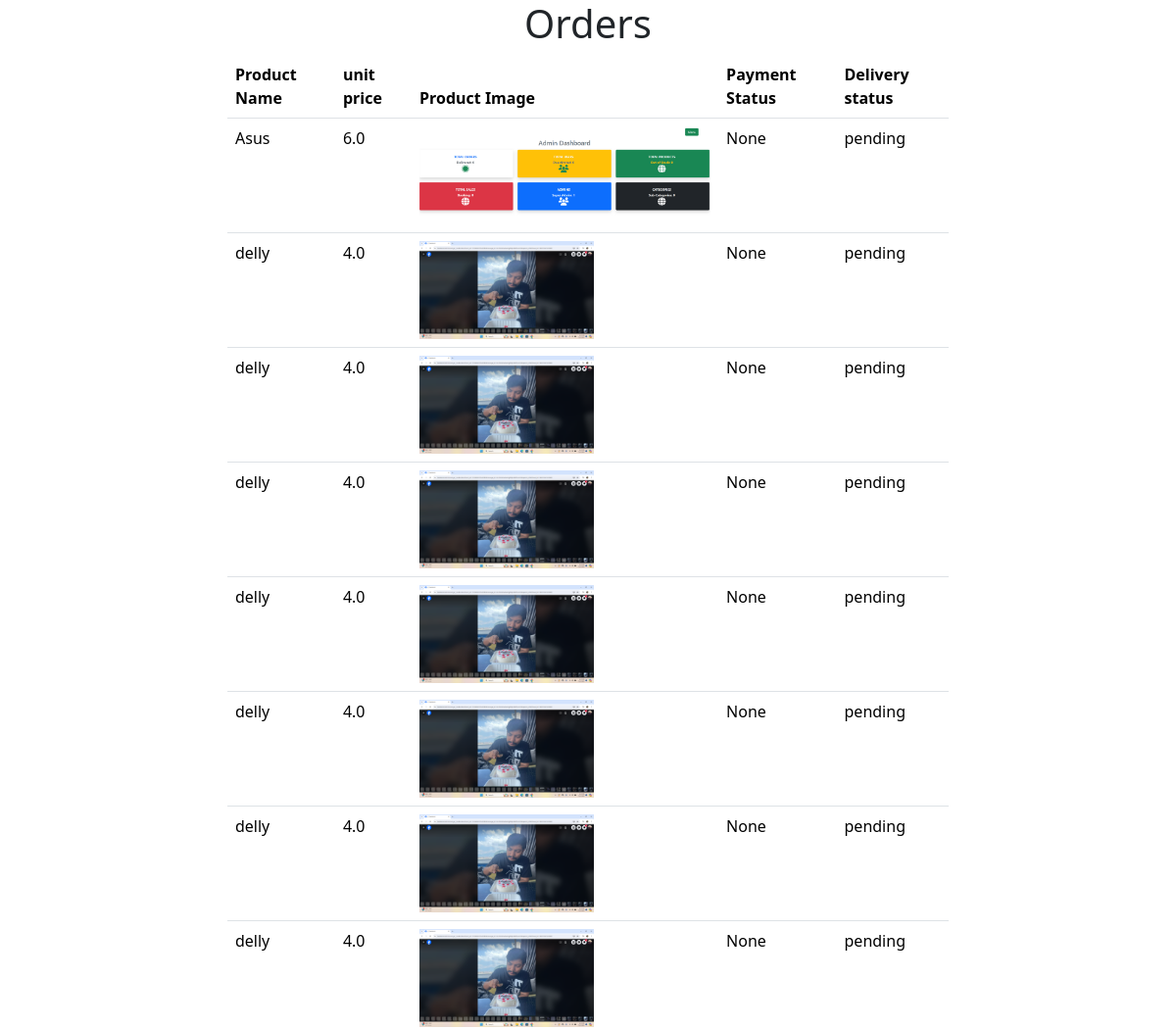
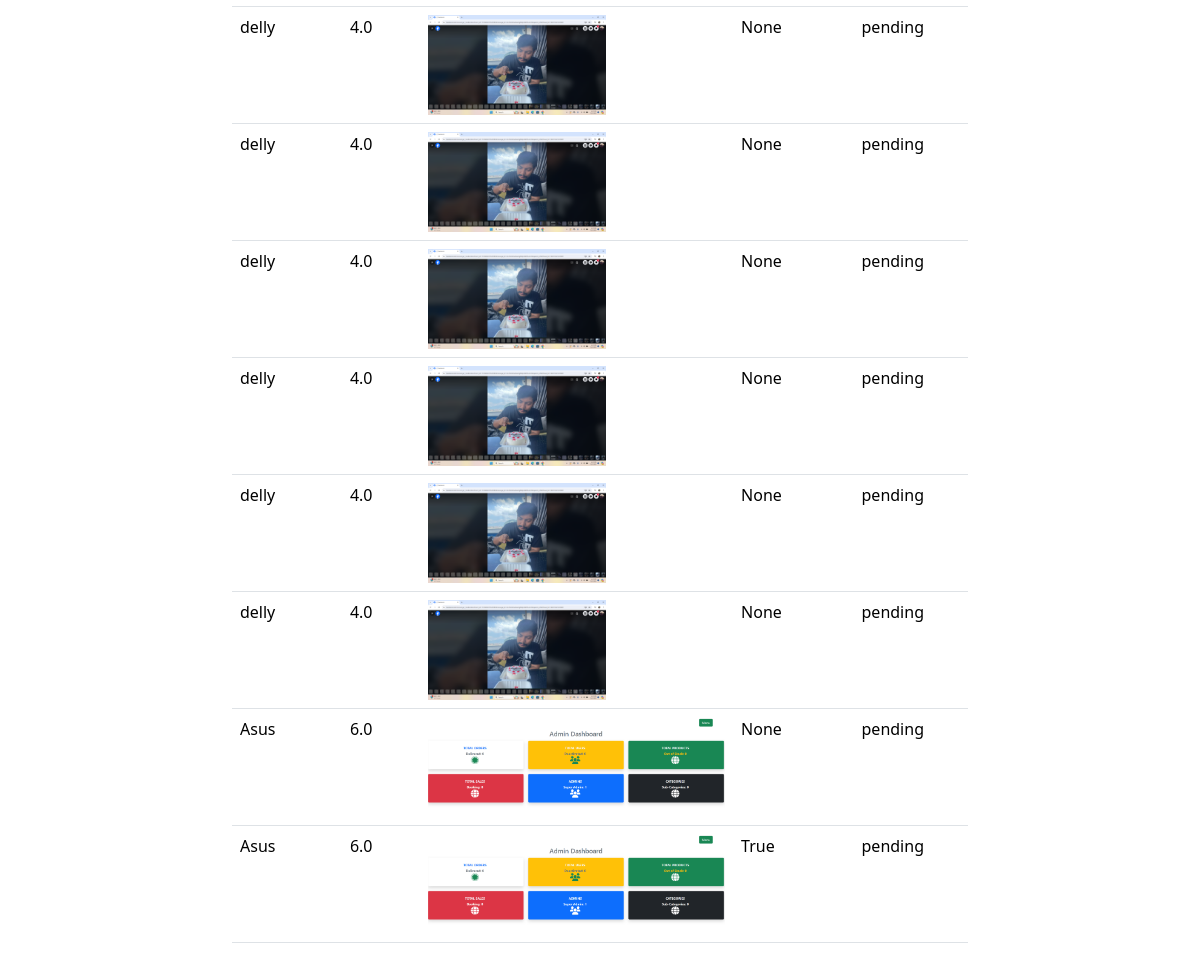
/users/myorder/ (signed in), run on the app's committed database (2 pictures, top to bottom).
### users/models.py (models this page shows)
class Order(models.Model):
    payment=(
        ('cash on delivery','cash on delivery'),
        ('esewa','esewa')
    )
    product=models.ForeignKey(Product,on_delete=models.CASCADE)
    user=models.ForeignKey(User,on_delete=models.CASCADE)
    quantity=models.IntegerField()
    total_price=models.IntegerField()
    delivery_status=models.CharField(default='pending',max_length=100)
    payment_method=models.CharField(max_length=100,choices=payment)
    payment_status=models.BooleanField(default=False,null=True)
    contact_no=models.CharField(validators=[MinLengthValidator(9),MaxLengthValidator(10)],max_length=100)
    address=models.CharField(max_length=200)
    created_date=models.DateTimeField(auto_now_add=True)

### myapp/models.py (models this page shows, shortened)
class Product(models.Model):
    product_name=models.CharField(max_length=100)
    product_price=models.FloatField()
    stock=models.IntegerField()
    description=models.TextField()
    product_image=models.FileField(upload_to='static/uploads',null=True)
    created_at=models.DateTimeField(auto_now_add=True)
    category=models.ForeignKey(Category,on_delete=models.CASCADE,related_name='categories',null=True)

### users/views.py (the view)
# urls.py: path('myorder/',my_order),
@login_required
def my_order(request):
    user=request.user
    items=Order.objects.filter(user=user)
    context={
        'items':items
    }
    return render(request,'users/myorder.html',context)

### users/templates/users/myorder.html (shortened to what this page needs)
{% extends "layout.html" %}
{% load static %}
{% load crispy_forms_tags %}
{% block content %}
<h1 class="text-center">Orders</h1>
<div class="container">
    <div class="row d-flex justify-content-center">
        <div class="col-md-8">
            {% if items|length < 1 %}
            <h2 class="text-center text-danger my-3">
                You have no any orders
            </h2>
            {% else %}
            <table class="table table-border">
                <thead>
                    <tr>
                        <th>Product Name</th>
                        <th>unit price</th>
                        <th>Product Image</th>
                        <th>Payment Status</th>
                        <th>Delivery status</th>
                    </tr>
                </thead>
                <tbody>
                    {% for i in items %}
                    <tr>
                        <td>{{i.product.product_name}}</td>
                        <td>{{i.product.product_price}}</td>
                        <td><img src="{{i.product.product_image.url}}" alt="" height="100px"></td>
                        <td>
                            {{i.payment_status}}
                        </td>
                        <td>{{i.delivery_status}}</td>
                    </tr>
                    {% endfor %}
                </tbody>
            </table>
            {% endif %}
        </div>
    </div>
</div>
{% endblock  %}

### templates/layout.html (shortened to what this page needs)
{% load static %}
<!DOCTYPE html>
<html lang="en">
<head>
    <link rel="stylesheet" href="{% static 'style.css' %}">
    <link href="https://cdn.jsdelivr.net/npm/bootstrap@5.3.3/dist/css/bootstrap.min.css" rel="stylesheet">
</head>
<body>
    {% block content %}{% endblock %}
</body>
</html>

### data on the page
Order: product.product_name "Asus", product.product_price "6.0", product.product_image (picture), payment_status "None", delivery_status "pending"
Order: product.product_name "delly", product.product_price "4.0", product.product_image (picture), payment_status "None", delivery_status "pending"
Order: product.product_name "delly", product.product_price "4.0", product.product_image (picture), payment_status "None", delivery_status "pending"
Order: product.product_name "delly", product.product_price "4.0", product.product_image (picture), payment_status "None", delivery_status "pending"
Order: product.product_name "delly", product.product_price "4.0", product.product_image (picture), payment_status "None", delivery_status "pending"
Order: product.product_name "delly", product.product_price "4.0", product.product_image (picture), payment_status "None", delivery_status "pending"
Order: product.product_name "delly", product.product_price "4.0", product.product_image (picture), payment_status "None", delivery_status "pending"
Order: product.product_name "delly", product.product_price "4.0", product.product_image (picture), payment_status "None", delivery_status "pending"
Order: product.product_name "delly", product.product_price "4.0", product.product_image (picture), payment_status "None", delivery_status "pending"
Order: product.product_name "delly", product.product_price "4.0", product.product_image (picture), payment_status "None", delivery_status "pending"
Order: product.product_name "delly", product.product_price "4.0", product.product_image (picture), payment_status "None", delivery_status "pending"
Order: product.product_name "delly", product.product_price "4.0", product.product_image (picture), payment_status "None", delivery_status "pending"
Order: product.product_name "delly", product.product_price "4.0", product.product_image (picture), payment_status "None", delivery_status "pending"
Order: product.product_name "delly", product.product_price "4.0", product.product_image (picture), payment_status "None", delivery_status "pending"
Order: product.product_name "Asus", product.product_price "6.0", product.product_image (picture), payment_status "None", delivery_status "pending"
Order: product.product_name "Asus", product.product_price "6.0", product.product_image (picture), payment_status "True", delivery_status "pending"
